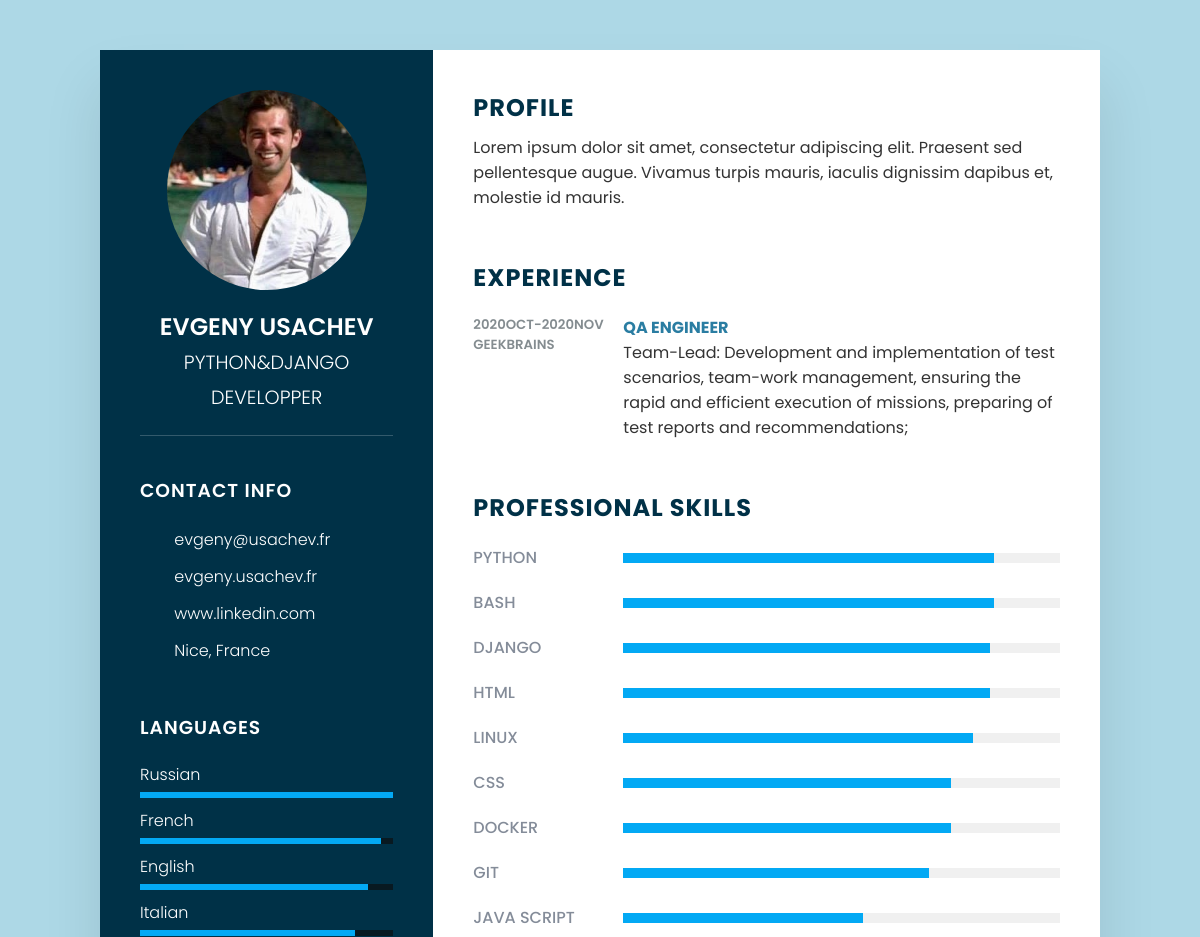
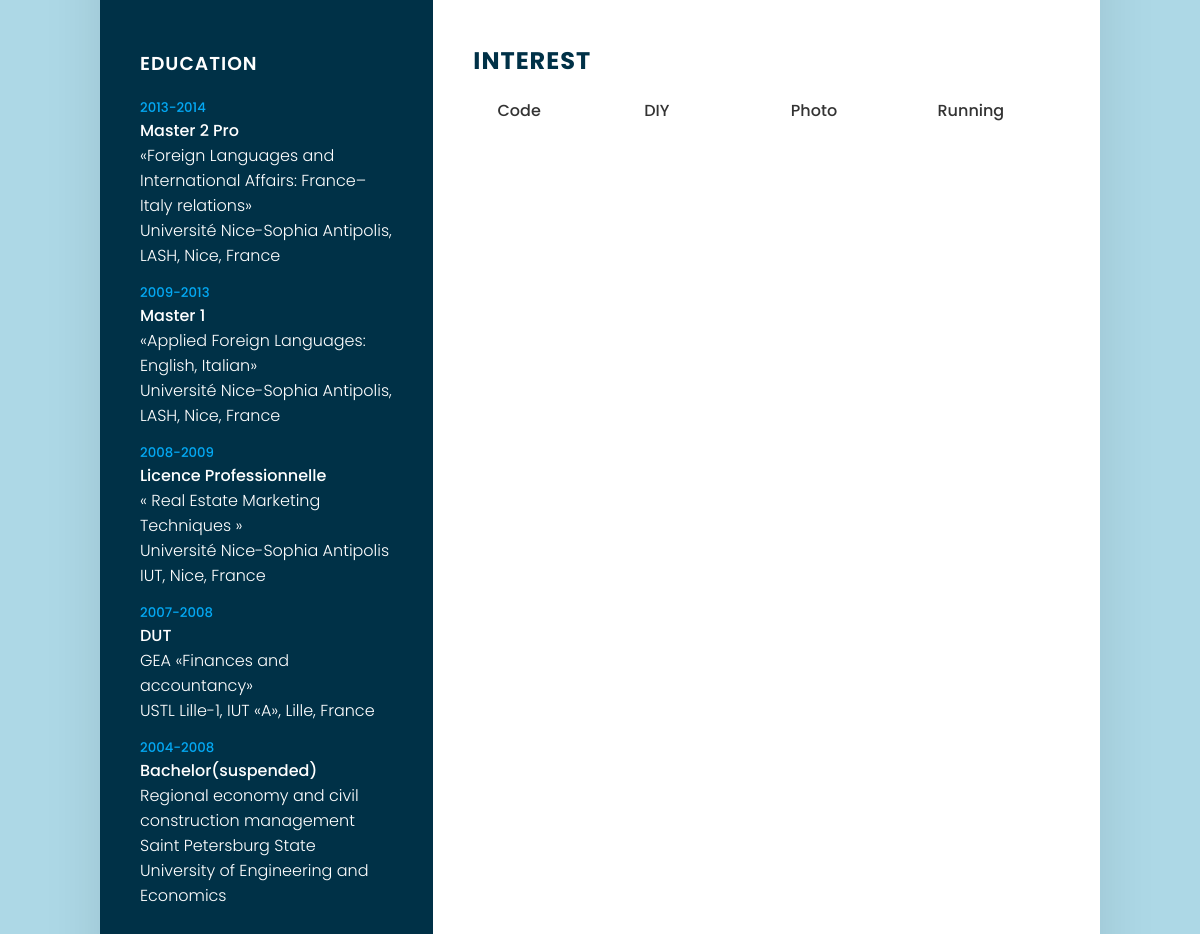
The app's page /cv/ with its own data (2 pictures, top to bottom).
### portfolio_landing/models.py (models this page shows, shortened)
class Cvdata(models.Model):
    page_lang = models.CharField(max_length=10, choices=page_language_choices, blank=False,
                                 verbose_name='LANGUAGE:', default='ENG')
    mycvname = models.CharField(max_length=100)
    slug = models.SlugField(max_length=255, verbose_name='url', unique=True)
    cvmail = models.CharField(max_length=100)
    cvlocation = models.CharField(max_length=100)
    cvlinkedin = models.CharField(max_length=100)
    cvwebsite = models.CharField(max_length=300)
    myprofile = models.TextField(blank=True)
    description = models.TextField(blank=True)
    meta_desc = models.CharField(max_length=160, blank=True)
    meta_keys = models.CharField(max_length=300, blank=True)
    my_cv_photo = models.ImageField(upload_to=f'photos/{mycvname}', verbose_name='Img', blank=True)
    class Meta:
        ordering = ['-mycvname']

class Language(models.Model):
    page_lang = models.CharField(max_length=10, choices=page_language_choices, blank=False,
                                 verbose_name='LANGUAGE:', default='ENG')
    lang = models.CharField(max_length=100)
    slug = models.SlugField(max_length=255, verbose_name='url', unique=True)
    lang_percent = models.IntegerField(default=0,verbose_name='lang_percent', validators=[MinValueValidator(0),
                                       MaxValueValidator(100)])
    class Meta:
        ordering = ['lang_percent']

class Education(models.Model):
    page_lang = models.CharField(max_length=10, choices=page_language_choices, blank=False,
                                 verbose_name='LANGUAGE:', default='ENG')
    years = models.CharField(max_length=100, blank=False)
    degree = models.CharField(max_length=200, blank=False)
    establishment = models.CharField(max_length=200, blank=False)
    description = models.TextField(blank=True)
    slug = models.SlugField(max_length=255, verbose_name='url', unique=True)
    meta_desc = models.CharField(max_length=160, blank=True)
    meta_keys = models.CharField(max_length=300, blank=True)
    is_published = models.BooleanField(default=True, verbose_name='Published')
    class Meta:
        ordering = ['-years']

class Experience(models.Model):
    page_lang = models.CharField(max_length=10, choices=page_language_choices, blank=False,
                                 verbose_name='LANGUAGE:', default='ENG')
    years = models.CharField(max_length=100)
    company = models.CharField(max_length=200)
    description = models.TextField(blank=False)
    position = models.CharField(max_length=200)
    slug = models.SlugField(max_length=255, verbose_name='url', unique=True)
    meta_desc = models.CharField(max_length=160, blank=True)
    meta_keys = models.CharField(max_length=300, blank=True)
    is_published = models.BooleanField(default=True, verbose_name='Published')
    class Meta:
        ordering = ['-years']

class Skill(models.Model):
    page_lang = models.CharField(max_length=10, choices=page_language_choices, blank=False,
                                 verbose_name='LANGUAGE:', default='ENG')
    skill = models.CharField(max_length=100)
    slug = models.SlugField(max_length=255, verbose_name='url', unique=True)
    skill_percent = models.IntegerField(default=0,verbose_name='lang_percent')
    class Meta:
        ordering = ['skill_percent']

class Interests(models.Model):
    page_lang = models.CharField(max_length=10, choices=page_language_choices, blank=False,
                                 verbose_name='LANGUAGE:', default='ENG')
    interest = models.CharField(max_length=100)
    slug = models.SlugField(max_length=255, verbose_name='url', unique=True)
    icon = models.CharField(max_length=1000)
    class Meta:
        ordering = ['interest']

### portfolio_landing/views.py (the view)
# urls.py: path('cv/', cv_page, name='cv_page'),
def cv_page(request, template_to_be_rendered='portfolio_landing/CV.html'):
    try:
        detected_lang = detect_lang(request)
        if detected_lang in available_languages:
            page_language = detected_lang
        else:
            page_language = 'ENG'
    except Exception as e:
        print('LANG_DETECTION_EXCEPTION_OCCURED')
        page_language = 'ENG'
    try:
        selected_cv = Cvdata.objects.all().filter(page_lang=page_language)
    except Exception as e:
        selected_cv = [
            Cvdata(mycvname='empty', slug='empty', cvmail='empty', cvlocation='empty', cvlinkedin='#', cvwebsite='#',
                   myprofile='empty', description='empty', )]
        print(e)
    try:
        language_set = Language.objects.all().filter(page_lang=page_language).order_by('-lang_percent')
    except Exception as e:
        language_set = []
    try:
        skill_set = Skill.objects.all().filter(page_lang=page_language).order_by('-skill_percent')
    except Exception as e:
        skill_set = []
    try:
        experience_set = Experience.objects.all().filter(page_lang=page_language).filter(is_published=True).order_by('-years')
    except Exception as e:
        experience_set = []
    try:
        interest_set = Interests.objects.all().filter(page_lang=page_language)
    except Exception as e:
        interest_set = []
    try:
        education_set = Education.objects.all().filter(page_lang=page_language).filter(is_published=True).order_by('-years')
    except Exception as e:
        education_set = []
    context={
        'selected_cv':selected_cv,
        'language_set':language_set,
        'skill_set':skill_set,
        'experience_set':experience_set,
        'interest_set':interest_set,
        'education_set':education_set,
            }
    return render(request, template_to_be_rendered, context=context)

### portfolio_landing/views.py (called while the page is built)
def detect_lang(request):
    if '/lang/' in request.__dict__['path_info']:
        selected_language_group = request.__dict__['path_info']
        list_values=selected_language_group.split('/')
        instruction_index=list_values.index('lang')
        value_index=instruction_index+1
        language_value=str(list_values[value_index]).upper()
        print('hello from detect_lang:', language_value)
        return language_value

### portfolio_landing/templates/portfolio_landing/CV.html (shortened to what this page needs)
<!DOCTYPE html>
{% load static %}
<html lang="en">
<head>
    <link rel="stylesheet" href="{% static 'cvstyle.css' %} " />
    <link rel="stylesheet" href="{% static 'fontawesome-free-5.15.4-web/css/all.css' %} ">
    <link rel="stylesheet" href="{% static 'fontawesome-free-5.15.4-web/css/brands.css' %} ">
</head>
<body>
<div class="container">
    <div class="left_Side">
        <div class="profileText">
            <div class="imgBx">
                {% if selected_cv.0.my_cv_photo %}
                <img src="{{ selected_cv.0.my_cv_photo.url }}">
                {% else %}
                <img src="{% static 'images/cv.JPG'%}">
                {% endif %}
            </div>
            <h2>{{ selected_cv.0.mycvname }}<br><span>{{ selected_cv.0.myprofile }}</span></h2>
        </div>
        <div class="contactInfo">
            <h3 class="title">Contact Info</h3>
            <ul>
                <li>
                    <span class="icon"><i class="fa fa-envelope"></i></span>
                    <a href="mailto: {{ selected_cv.0.cvmail }}"><span class="text">{{ selected_cv.0.cvmail }}</span></a>
                </li>
                <li>
                    <span class="icon"><i class="fa fa-globe"></i></span>
                    <a href="{{ selected_cv.0.cvwebsite }}"><span class="text">{{ selected_cv.0.cvwebsite }}</span></a>
                </li>
                <li>
                    <span class="icon"><i class="fa fa-address-card"></i></span>
                    <a href="{{ selected_cv.0.cvlinkedin }}"><span class="text">www.linkedin.com</span></a>
                </li>
                <li>
                    <span class="icon"><i class="fa-regular fa-map"></i></span>
                    <span class="text">{{ selected_cv.0.cvlocation }}</span>
                </li>
            </ul>
        </div>
        <div class="contactInfo language">
            {% if language_set %}
            <h3 class="title">Languages</h3>
            <ul>{% for item in language_set %}
                <li>
                    <span class="text">{{ item.lang }}</span>
                    <div class="percent">
                         <div style="width: {{ item.lang_percent }}%;"></div>
                     </div>
                </li>
                {% endfor %}
            </ul>
             {% endif %}
        </div>
        <div class="contactInfo education">
            {% if education_set %}
            <h3 class="title">Education</h3>
            <ul>
                {% for item in education_set %}
                <li>
                    <h5>{{ item.years }}</h5>
                    <h4>{{ item.degree }}</h4>
                    <h4>{{ item.description }}</h4>
                    <h4>{{ item.establishment }}</h4>
                </li>
                {% endfor %}
            </ul>
            {% endif %}
        </div>
    </div>
    <div class="right_Side">
        <div class="about">
            <h2 class="title2">Profile</h2>
            <p>
                {{ selected_cv.0.description }}
            </p>
        </div>
        <div class="about">
            {% if experience_set %}
            <h2 class="title2">Experience</h2>
            {% for item in experience_set %}
            <div class="box">
                <div class="year_company">
                    <h5>{{ item.years }}</h5>
                    <h5>{{ item.company }}</h5>
                </div>
                <div class="text">
                    <h4>
                        {{ item.position }}
                    </h4>
                    <p>
                       {{ item.description }}
                    </p>
                </div>
            </div>
                {% endfor %}
                {% endif %}
        </div>
        <div class="about skills">
            {% if skill_set %}
            <h2 class="title2">Professional Skills</h2>
            {% for item in skill_set %}
            <div class="box">
                <h4>{{ item.skill }}</h4>
                <div class="percent">
                    <div style="width:{{ item.skill_percent }}%"></div>
                </div>
            </div>
            {% endfor %}
            {% endif %}
        </div>
        <div class="about interest">
            {% if interest_set %}
             <h2 class="title2">Interest</h2>
            <ul>
                {% for item in interest_set %}
                <li><i class="fa {{ item.icon }}"></i> {{ item.interest }}</li>
                {% endfor %}
            </ul>
            {% endif %}
        </div>
    </div>
</div>
</body>
</html>

### portfolio/static/cvstyle.css (style rules this page uses)
* { margin: 0; padding:0; box-sizing:border-box; font-family: 'Poppins', sans-serif; }
body { background: lightblue; display:flex; justify-content:center; align-items:center; min-height: 100vh; }
.container { position:relative; width:100%; max-width: 1000px; min-height: 1000px; background: #fff; margin: 50px; display: grid; grid-template-columns: 1fr 2fr; box-shadow: 0 35px 55px rgba(0,0,0,0.1); }
.container .left_Side { position: relative; background: #003147; padding: 40px; }
.profileText { position: relative; display: flex; flex-direction: column; align-items: center; padding-bottom: 20px; border-bottom: 1px solid rgba(255,255,255,0.2); }
.profileText .imgBx { position: relative; width: 200px; height: 200px; border-radius: 50%; overflow: hidden; }
.profileText .imgBx img { position: absolute; top:0; left:0; width:100%; height:100%; object-fit:cover; }
.profileText h2 { color: #fff; font-size: 1.5em; margin-top: 20px; text-transform: uppercase; text-align:center; font-weight: 600; line-height: 1.4em; }
.profileText h2 span { font-size: 0.8em; font-weight: 300; }
.contactInfo { padding-top:40px; }
.title { color:#fff; text-transform: uppercase; font-weight:600; letter-spacing:1px; margin-bottom:20px; }
.contactInfo ul { position: relative; }
.contactInfo ul li { position: relative; list-style:none; margin:10px 0; cursor: pointer; }
.contactInfo ul li a { text-decoration:none; }
.contactInfo ul li .icon { display: inline-block; width:30px; font-size: 18px; color: #03a9f4; }
.contactInfo ul li span { color:#fff; font-weight:300; }
.contactInfo.education li { margin-bottom: 15px; }
.contactInfo.education h5 { color:#03a9f4; font-weight:500; }
.contactInfo.education h4:nth-child(2) { color:#fff; font-weight:500; }
.contactInfo.education h4 { color:#fff; font-weight:300; }
.contactInfo.language .percent { position: relative; with: 100%; height:6px; background: #081921; display:block; margin-top:5px; }
.contactInfo.language .percent div { position: absolute; top: 0; left: 0; height: 100%; background: #03a9f4; }
.container .right_Side { position: relative; background: #fff; padding: 40px; }
.about { margin-bottom: 50px; }
.about:last-child { margin-bottom: 0; }
.title2 { color: #003147; text-transform: uppercase; letter-spacing:1px; margin-bottom: 10px; }
p { color: #333; }
.about .box { display: flex; flex-direction:row; margin:20px 0; }
.about .box .year_company { min-width:150px; }
.about .box .year_company h5 { text-transform: uppercase; color: #848c90; font-weight:600; }
.about .box .text h4 { text-transform: uppercase; color: #2a7da2; }
.skills .box { position: relative; width: 100%; display: grid; grid-template-columns: 150px 1fr; justify-content:center; align-items: center; }
.skills .box h4 { text-transform: uppercase; color: #848c99; font-weight: 500; }
.skills .box .percent { position: relative; width: 100%; height: 10px; background: #f0f0f0; }
.skills .box .percent div { position:absolute; top:0; left:0; height:100%; background: #03a9f4; }
.interest ul { display:grid; grid-template-columns: repeat(4,1fr); }
.interest ul li { list-style:none; color: #333; font-weight: 500; margin: 10px 0; }
.interest ul li .fa { color: #03a9f4; font-size: 18px; width: 20px; }

### records on screen
Cvdata: my_cv_photo (picture), mycvname "EVGENY USACHEV", myprofile "PYTHON&DJANGO DEVELOPPER", cvmail "evgeny@usachev.fr", cvwebsite "evgeny.usachev.fr", cvlocation "Nice, France", description "Lorem ipsum dolor sit amet, consectetur adipiscing elit. Praesent sed pellentesque augue. Vivamus turpis mauris, iaculis dignissim dapibus et, molestie id mauris."
Language: lang "Russian", lang_percent 100 (drawn)
Language: lang "French", lang_percent 95 (drawn)
Language: lang "English", lang_percent 90 (drawn)
Language: lang "Italian", lang_percent 85 (drawn)
Education: years "2013-2014", degree "Master 2 Pro", description "«Foreign Languages and International Affairs: France–Italy relations»", establishment "Université Nice-Sophia Antipolis, LASH, Nice, France"
Education: years "2009-2013", degree "Master 1", description "«Applied Foreign Languages: English, Italian»", establishment "Université Nice-Sophia Antipolis, LASH, Nice, France"
Education: years "2008-2009", degree "Licence Professionnelle", description "« Real Estate Marketing Techniques »", establishment "Université Nice-Sophia Antipolis IUT, Nice, France"
Education: years "2007-2008", degree "DUT", description "GEA «Finances and accountancy»", establishment "USTL Lille-1, IUT «A», Lille, France"
Education: years "2004-2008", degree "Bachelor(suspended)", description "Regional economy and civil construction management", establishment "Saint Petersburg State University of Engineering and Economics"
Experience: years "2020OCT-2020NOV", company "GEEKBRAINS", position "QA ENGINEER", description "Team-Lead: Development and implementation of test scenarios, team-work management, ensuring the rapid and efficient execution of missions, preparing of test reports and recommendations;"
Skill: skill "PYTHON", skill_percent 85 (drawn)
Skill: skill "BASH", skill_percent 85 (drawn)
Skill: skill "DJANGO", skill_percent 84 (drawn)
Skill: skill "HTML", skill_percent 84 (drawn)
Skill: skill "LINUX", skill_percent 80 (drawn)
Skill: skill "CSS", skill_percent 75 (drawn)
Skill: skill "DOCKER", skill_percent 75 (drawn)
Skill: skill "GIT", skill_percent 70 (drawn)
Skill: skill "JAVA SCRIPT", skill_percent 55 (drawn)
Interests: interest "Code"
Interests: interest "DIY"
Interests: interest "Photo"
Interests: interest "Running"
